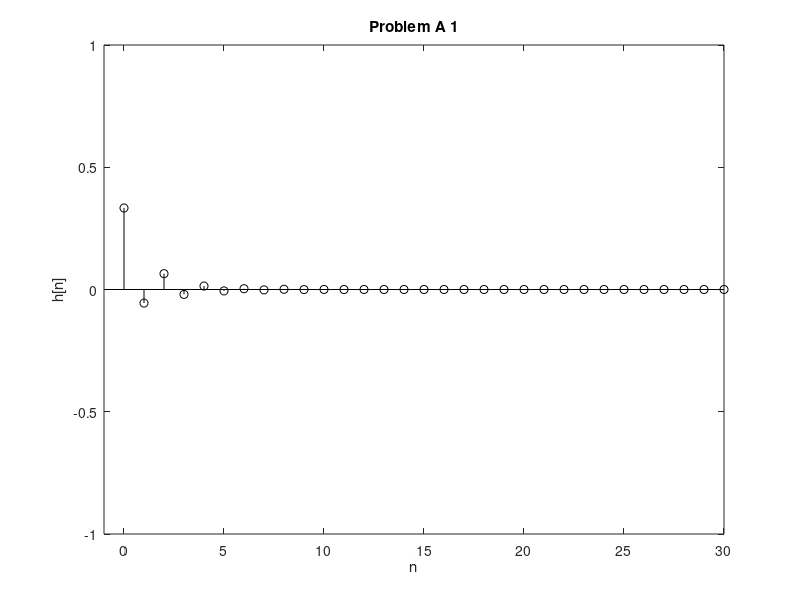
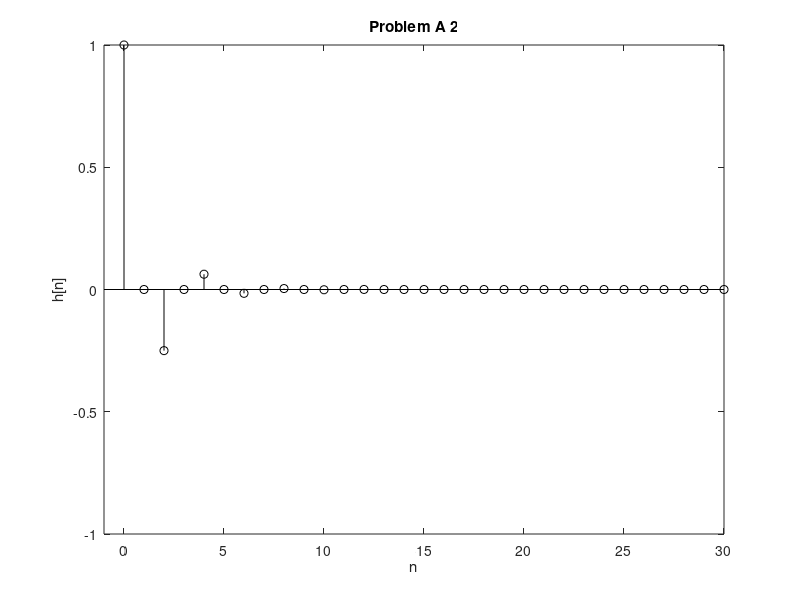
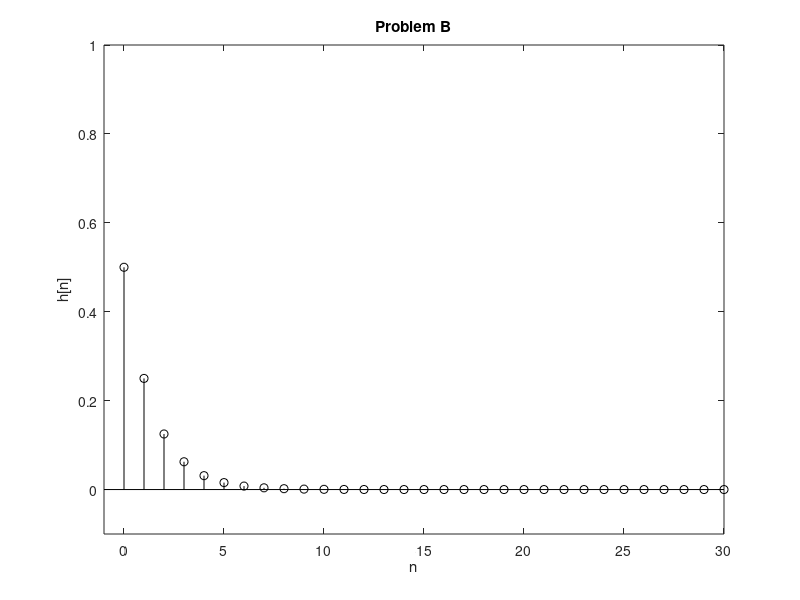
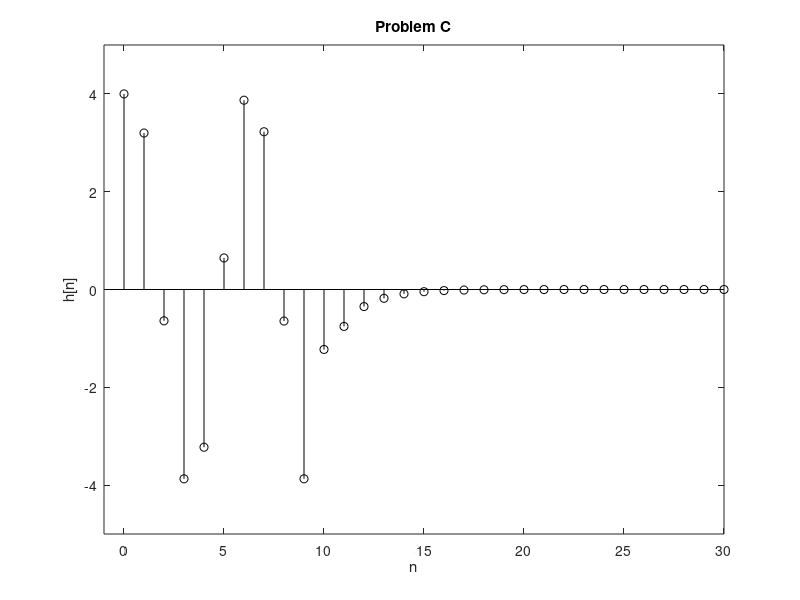

The MATLAB script that drew these images, in order: (Note: this script raises an error after producing the figures.)
%Universal Variables
n = 0:30;
delta = @(n) 1.0.*(n==0);
u = @(n) 1.0.*(n>=0);

%A.1
%i
a1 = [1 1/6 -1/6]; b1 = [1/3 0 0];
h1 = filter(b1,a1,delta(n));
figure(1);
grid on;
stem(n, h1, 'k'); xlabel('n'); ylabel('h[n]'); title('Problem A 1');
axis([-1 30 -1 1]);

%ii
a2 = [1 0 1/4]; b2 = [1 0 0];
h2 = filter(b2,a2,delta(n));
figure(2);
grid on;
stem(n, h2, 'k'); xlabel('n'); ylabel('h[n]'); title('Problem A 2');
axis([-1 30 -1 1]);

%A.3
h1(4)
h2(4)

%B
a3 = [1 -3/10 -1/10]; b3 = [2 0 0];
initial1 = filtic(b3, a3, [1 2]);
z1 = zeros(size(n));
h3 = filter(b3,a3,z1,initial1);
figure(3);
grid on;
stem(n, h3, 'k'); xlabel('n'); ylabel('h[n]'); title('Problem B');
axis([-1 30 -0.1 1]);

%C
a4 = [1 -3/10 -1/10]; b4 = [2 0 0];
x1 = @(n) 2.*cos((2*pi.*n)/6).*(u(n)-u(n-10));
h4 = filter(b4,a4, x1(n));
figure(4);
grid on;
stem(n, h4, 'k'); xlabel('n'); ylabel('h[n]'); title('Problem C');
axis([-1 30 -5 5]);

%D.1
a5 = [1 -3/10 -1/10]; b5 = [2 0 0];
initial2 = filtic(b5, a5, [1 2]);
z2 = zeros(size(n));
x2 = @(n) 2.*cos((2*pi.*n)/6).*(u(n)-u(n-10));
h5 = filter(b5, a5, x2(n), initial2);
figure(5);
subplot(1, 2, 1);
grid on;
stem(n, h5, 'k'); xlabel('n'); ylabel('h[n]'); title('Problem D');
axis([-1 30 -5 5]);

%D.2
h6 = h3 + h4;
subplot(1,2,2);
grid on;
stem(n, h6, 'k'); xlabel('n'); ylabel('h[n]'); title('Summation of h(n) from Question B and C');
axis([-1 30 -5 5]);

%E.1
a6 = [1 -3/10 -1/10]; b6 = [2 0 0];
initial3 = filtic(b6, a6, [1 2]);
z3 = zeros(size(n));
x3 = @(n) 2.*cos((2*pi.*n)/6).*(u(n)-u(n-10));
h7 = @(n) filter(b6, a6, z3, initial3);
y1 = conv(x3(n), h7(n));
figure(6);
grid on;
stem([0:60], y1, 'k'); xlabel('n'); ylabel('h[n]'); title('Problem E');


%F
n1 = 0:44;
x4 = @(n) cos((pi.*n1)/5)+(1.0.*((n1==30)-(n1==35)));
N=4;
[a7,b7] = MaxFilter(N);
y2 = filter(b7, a7, x4(n1));
figure(7);
stem(n1, y2); xlabel('n'); ylabel('h[n]'); title('Problem F when N=4');
N=8;
[a8, b8] = MaxFilter(N);
y3 = filter(b8, a8, x4(n1));
figure(8);
stem(n1, y3); xlabel('n'); ylabel('h[n]'); title('Problem F when N=8');
N=12;
[a9, b9] = MaxFilter(N);
y4 = filter(b9, a9, x4(n1));
figure(9);
stem(n1, y4); xlabel('n'); ylabel('h[n]'); title('Problem F when N=12');

function [a,b] = MaxFilter(N)
a = 1;
b=ones(N,1)/N;
end

